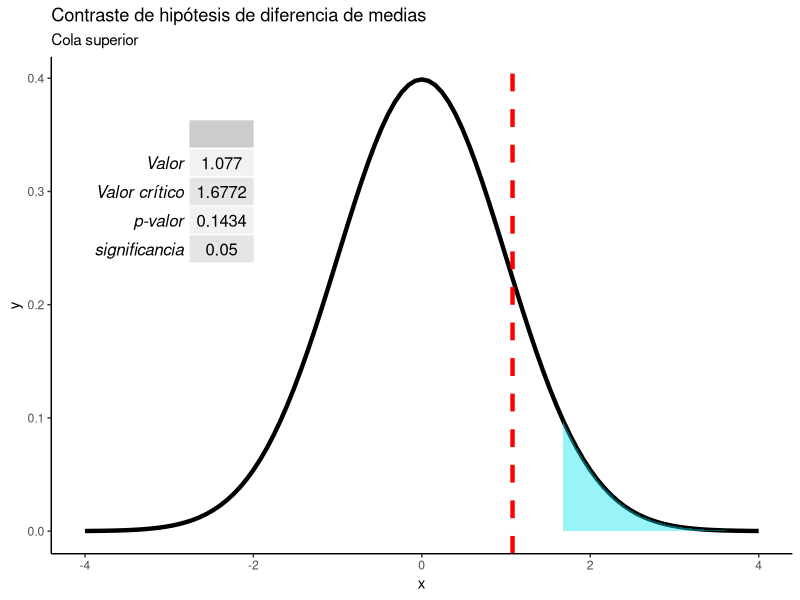
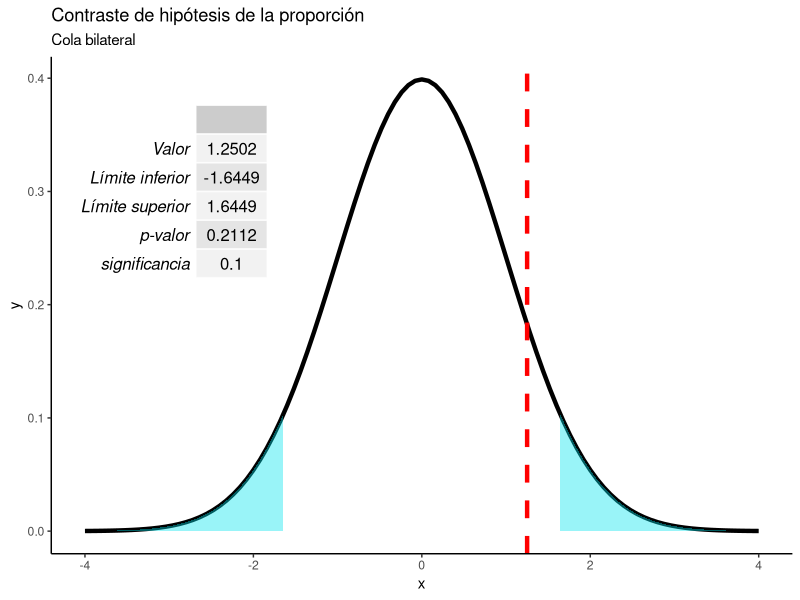
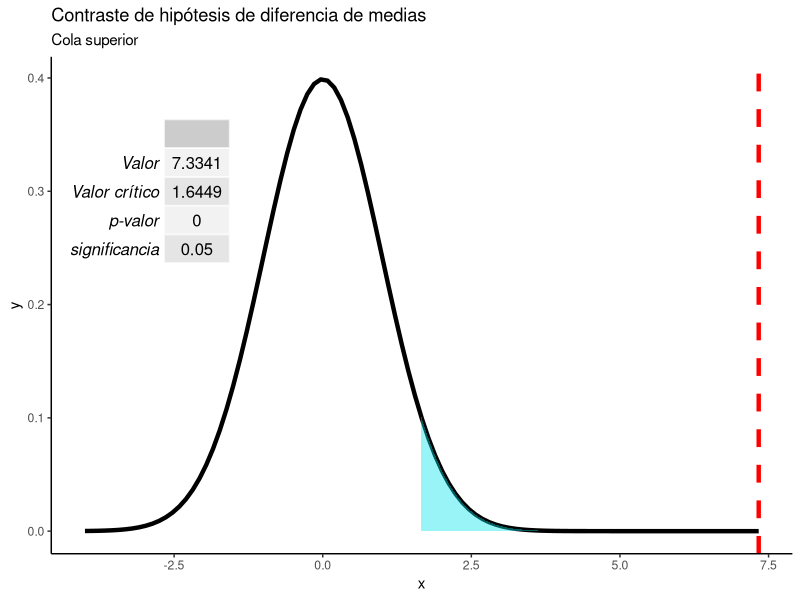
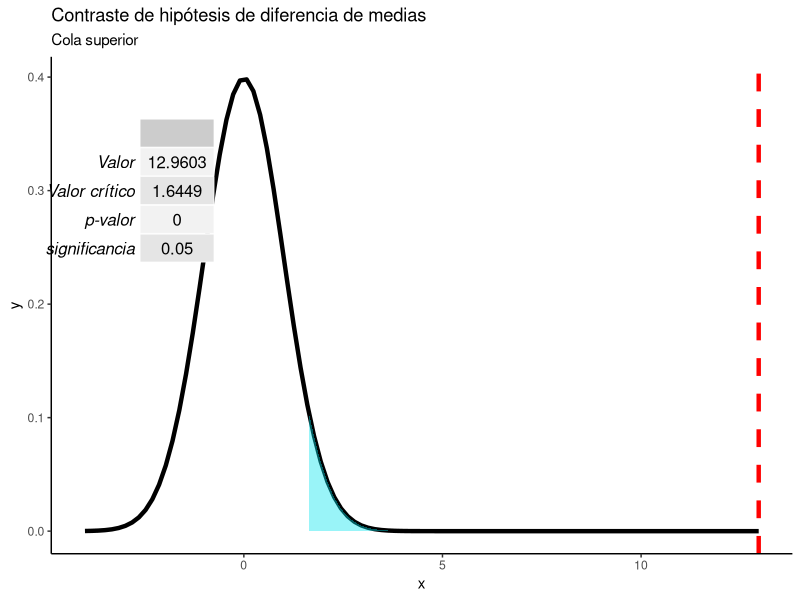
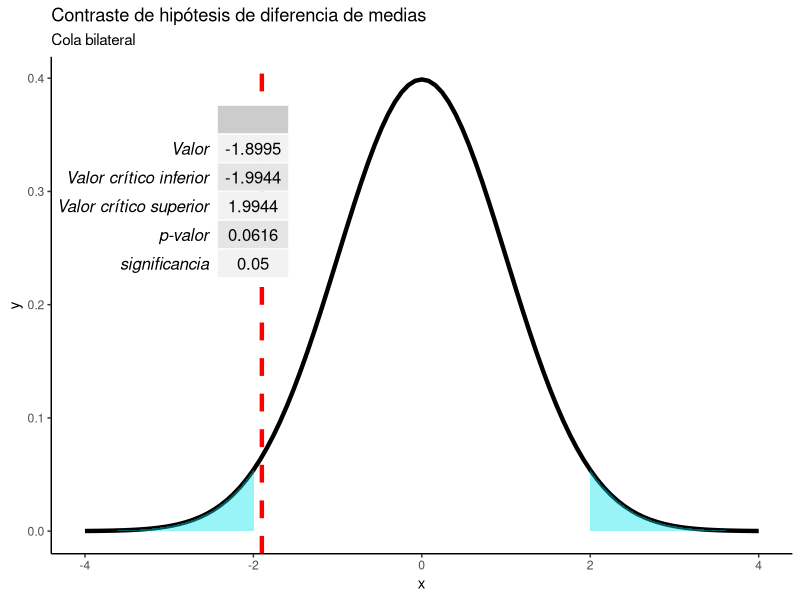
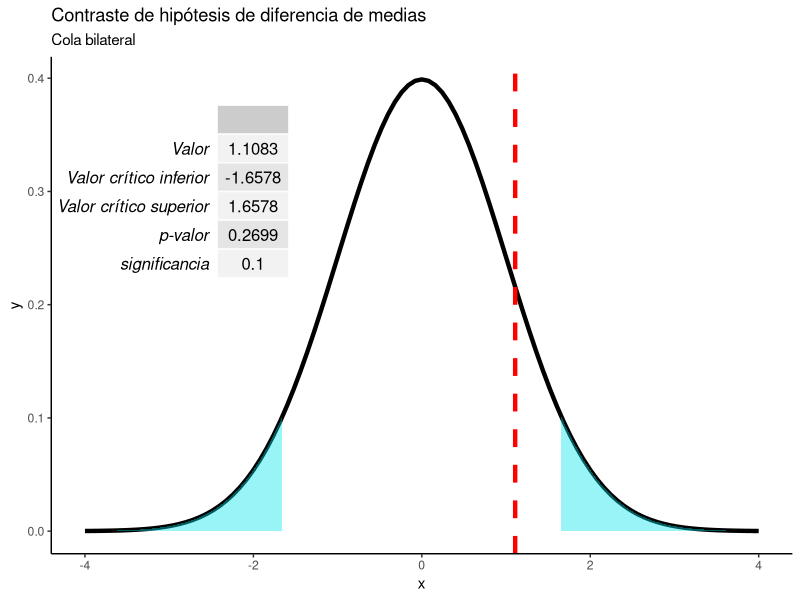
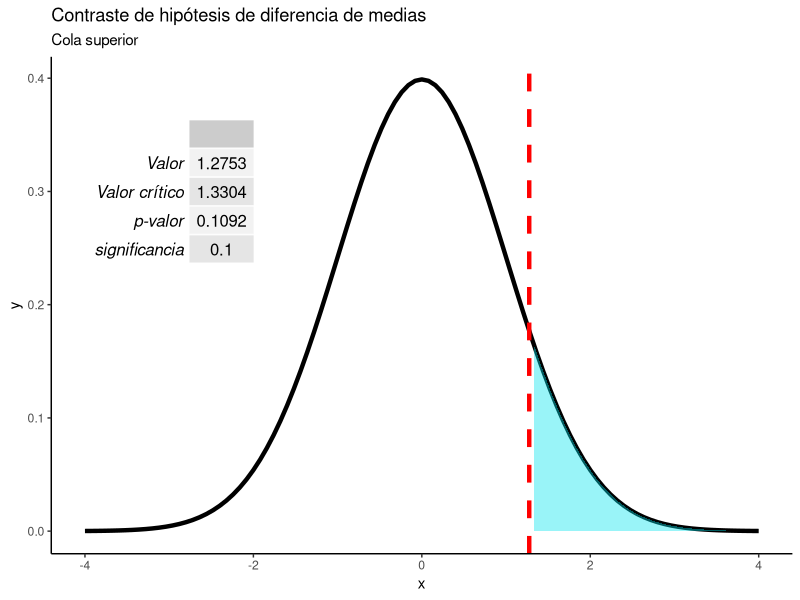
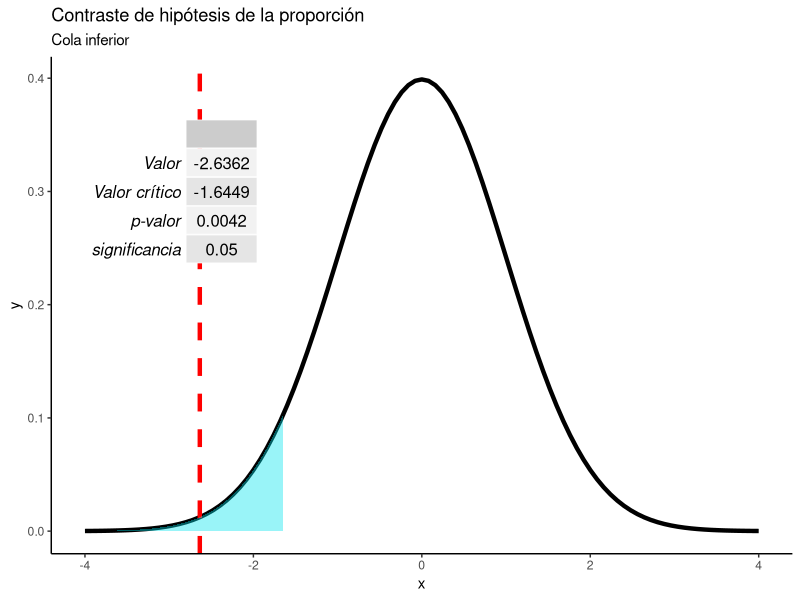

Generate these figures, in order, with R:

contraste_hipotesis2 <- function(media_x, media_y, p_x, p_y, sigma_x, sigma_y, n_x, n_y, CONOCIDAS=TRUE, IGUALES=TRUE, nula =0, significancia, tipo="superior", estadistico = "media"){
  
  # Calcula intervalos de confianza para la diferencia de medias y proporciones
  # Autor: Kamal Romero (karomero@ucm.es)
  #
  # Dependiencias: Necesita las librerias ggplot y gridExtra
  # Args:
  #   media_x: media muestra x
  #   media_y: media muestra y
  #   p_x: proporcion muestra x (debe ser un número estre cero y uno)
  #   p_y: proporcion muestra y (debe ser un número estre cero y uno)
  #   sigma_x: desviación típica muestra x
  #   sigma_y: desviación típica muestra y
  #   n_x: tamaño de la muestra x
  #   n_y: tamaño de la muestra y
  #   confianza: nivel de confianza del intervalo (debe ser un número estre cero y uno)
  #   significancia: nivel de significancia del contraste (debe ser un número estre cero y uno)
  #   estadistico: el estadístico de contraste, de ser "media" o "proporcion" (default = "media")
  #   tipo: si el tipo de contraste es de cola superior, cola inferior o bilateral (default = "superior")
  #   CONOCIDAS: TRUE si las varianzas son conocidas y FALSE en caso contrario (default TRUE)
  #   IGUALES: TRUE si las varianzas son desconocidas e iguales y FALSE en caso contrario (default TRUE)
  #
  # Returns:
  #   Una tabla con los límites del intervalo
  #   Un gráfico con la distribución, los límites y la tabla
  #
  

  library(ggplot2)
  library(gridExtra)
  
  if(estadistico == "media"){
  
# Dos medias, muestras independientes, varianzas poblacionales conocidas   
  
  if(CONOCIDAS == TRUE){
    
# Cola superior
    
    if(tipo=="superior") {

diferencia_medias <- media_x - media_y
dt <- sqrt((sigma_x/n_x)+(sigma_y/n_y))
alfa <- significancia
valor <- (diferencia_medias - nula) / dt
critico <- qnorm(p = alfa, lower.tail = FALSE)
pvalor <- pnorm(valor, lower.tail = FALSE)

    }
    
# Cola inferior

    if(tipo=="inferior") {
      
diferencia_medias <- media_x - media_y
dt <- sqrt((sigma_x/n_x)+(sigma_y/n_y))
alfa <- significancia
valor <- (diferencia_medias - nula) / dt
critico <- qnorm(p = alfa)
pvalor <- pnorm(valor)

    }
    
# Dos colas

    if(tipo=="bilateral") {
      
diferencia_medias <- media_x - media_y
dt <- sqrt((sigma_x/n_x)+(sigma_y/n_y))
alfa <- significancia/2
valor <- (diferencia_medias - nula) / dt
critico <- qnorm(p = alfa, lower.tail = FALSE)
pvalor <- pnorm(abs(valor), lower.tail = FALSE)*2

    }
    
}

# Dos medias, poblaciones independientes, varianzas desconocidas que se supone que son iguales --------

  if(CONOCIDAS == FALSE){
    
# Cola superior
  
  if(tipo=="superior") {

varianza_agrupada <- (((n_x-1)*sigma_x) + ((n_y-1)*sigma_y)) / (n_x + n_y -2)
dt <- sqrt((varianza_agrupada/n_x)+(varianza_agrupada/n_y))
gl <- n_x + n_y -2
diferencia_medias <- media_x - media_y
alfa <- significancia
valor <- (diferencia_medias - nula) / dt
critico <- qt(p = alfa, df = gl, lower.tail = FALSE)
pvalor <- pt(valor, df = gl, lower.tail = FALSE)

  }
  

# Cola inferior

  if(tipo=="inferior") {
    
varianza_agrupada <- (((n_x-1)*sigma_x) + ((n_y-1)*sigma_y)) / (n_x + n_y -2)
dt <- sqrt((varianza_agrupada/n_x)+(varianza_agrupada/n_y))
gl <- n_x + n_y -2
diferencia_medias <- media_x - media_y
alfa <- significancia
valor <- (diferencia_medias - nula) / dt
critico <- qt(p = alfa, df = gl)
pvalor <- pt(valor, df = gl)

  }
  
# Dos colas
  
  if(tipo=="bilateral") {

varianza_agrupada <- (((n_x-1)*sigma_x) + ((n_y-1)*sigma_y)) / (n_x + n_y -2)
dt <- sqrt((varianza_agrupada/n_x)+(varianza_agrupada/n_y))
gl <- n_x + n_y -2
diferencia_medias <- media_x - media_y
alfa <- significancia/2
valor <- (diferencia_medias - nula) / dt
critico <- qt(p = alfa, df = gl, lower.tail = FALSE)
pvalor <- pt(abs(valor), df = gl, lower.tail = FALSE)*2

  }
  
  }
    
    if(tipo=="bilateral") {
      
      tabla <- data.frame(
        "Concepto" = c("Valor", "Valor crítico inferior", "Valor crítico superior", "p-valor", "significancia"),
        "Datos"=c(valor, critico*(-1), critico, pvalor, significancia)
      )
      
      tabla$Datos <-  round(tabla$Datos, digits = 4)
      rownames(tabla) <- tabla[,1]
      tabla[,1] <- NULL
      colnames(tabla) <- ""
      
      p1 <- ggplot(data.frame(x = c(-4, 4)), aes(x = x)) +
        stat_function(fun = dnorm,  size = 1.5) + geom_vline(xintercept = valor, color="red", linetype="dashed", size=1.5) + 
        stat_function(fun = dnorm, geom="area", fill="turquoise2", alpha=0.4, xlim = c(-4,critico*(-1))) +
        stat_function(fun = dnorm, geom="area", fill="turquoise2", alpha=0.4, xlim = c(critico,4)) + 
        annotation_custom(tableGrob(tabla), xmin=-4, xmax=-2, ymin=0.2, ymax=0.4) +
        ggtitle("Contraste de hipótesis de diferencia de medias", subtitle = paste0("Cola ", tipo)) +
        theme_classic()
      
      return(list(Resumen =tabla,p1)) } else {
        
        tabla <- data.frame(
          "Concepto" = c("Valor", "Valor crítico", "p-valor", "significancia"),
          "Datos"=c(valor, critico, pvalor, significancia)
        )
        
        tabla$Datos <-  round(tabla$Datos, digits = 4)
        rownames(tabla) <- tabla[,1]
        tabla[,1] <- NULL
        colnames(tabla) <- ""
      }
        
        if(tipo == "inferior"){
          
          p1 <- ggplot(data.frame(x = c(-4, 4)), aes(x = x)) +
            stat_function(fun = dnorm,  size = 1.5) + geom_vline(xintercept = valor, color="red", linetype="dashed", size=1.5) + 
            stat_function(fun = dnorm, geom="area", fill="turquoise2", alpha=0.4, xlim = c(-4,critico)) + 
            annotation_custom(tableGrob(tabla), xmin=-4, xmax=-2, ymin=0.2, ymax=0.4) +
            ggtitle("Contraste de hipótesis de diferencia de medias", subtitle = paste0("Cola ", tipo)) +
            theme_classic() } else {
              
              p1 <- ggplot(data.frame(x = c(-4, 4)), aes(x = x)) +
                stat_function(fun = dnorm, size = 1.5) + geom_vline(xintercept = valor, color="red", linetype="dashed", size=1.5) + 
                stat_function(fun = dnorm, geom="area", fill="turquoise2", alpha=0.4, xlim = c(critico,4)) + 
                annotation_custom(tableGrob(tabla), xmin=-4, xmax=-2, ymin=0.2, ymax=0.4) +
                ggtitle("Contraste de hipótesis de diferencia de medias", subtitle = paste0("Cola ", tipo)) +
                theme_classic()
            }
        
        return(list(Resumen =tabla,p1))
        
    
}
  
  
# Contrastes de la diferencia entre dos proporciones poblacionales --------

  if(estadistico == "proporcion"){
  
# Cola superior
    
    if(tipo=="superior") {

diferencia_p <- p_x - p_y

p_0 <- ((n_x*p_x)+(n_y*p_y))/(n_x + n_y)

dt <- sqrt(((p_0*(1-p_0))/n_x) + ((p_0*(1-p_0))/n_y) )

alfa <- significancia
nula <- 0
valor <- (diferencia_p - nula) / dt
critico <- qnorm(p = alfa, lower.tail = FALSE)
pvalor <- pnorm(valor, lower.tail = FALSE)

    }
    
# Cola inferior
    
    if(tipo=="inferior") {

diferencia_p <- p_x - p_y

p_0 <- ((n_x*p_x)+(n_y*p_y))/(n_x + n_y)

dt <- sqrt(((p_0*(1-p_0))/n_x) + ((p_0*(1-p_0))/n_y) )

alfa <- significancia 
nula <- 0
valor <- (diferencia_p - nula) / dt
critico <- qnorm(p = alfa)
pvalor <- pnorm(valor)

    }
    
# Dos colas
    
    if(tipo=="bilateral") {

diferencia_p <- p_x - p_y

p_0 <- ((n_x*p_x)+(n_y*p_y))/(n_x + n_y)

dt <- sqrt(((p_0*(1-p_0))/n_x) + ((p_0*(1-p_0))/n_y) )

alfa <- significancia/2
nula <- 0
valor <- (diferencia_p - nula) / dt
critico <- qnorm(p = alfa, lower.tail = FALSE)
pvalor <- pnorm(abs(valor), lower.tail = FALSE)*2 

    }
    
  }
  
  if(tipo=="bilateral") {
    
    tabla <- data.frame(
      "Concepto" = c("Valor", "Límite inferior", "Límite superior", "p-valor", "significancia"),
      "Datos"=c(valor, critico*(-1), critico, pvalor, significancia)
    )
    
    tabla$Datos <-  round(tabla$Datos, digits = 4)
    rownames(tabla) <- tabla[,1]
    tabla[,1] <- NULL
    colnames(tabla) <- ""
    
    p1 <- ggplot(data.frame(x = c(-4, 4)), aes(x = x)) +
      stat_function(fun = dnorm,  size = 1.5) + geom_vline(xintercept = valor, color="red", linetype="dashed", size=1.5) + 
      stat_function(fun = dnorm, geom="area", fill="turquoise2", alpha=0.4, xlim = c(-4,critico*(-1))) +
      stat_function(fun = dnorm, geom="area", fill="turquoise2", alpha=0.4, xlim = c(critico,4)) + 
      annotation_custom(tableGrob(tabla), xmin=-4, xmax=-2, ymin=0.2, ymax=0.4) +
      ggtitle("Contraste de hipótesis de la proporción", subtitle = paste0("Cola ", tipo)) +
      theme_classic()
    
    return(list(Resumen =tabla,p1)) } else {
      
      tabla <- data.frame(
        "Concepto" = c("Valor", "Valor crítico", "p-valor", "significancia"),
        "Datos"=c(valor, critico, pvalor, significancia)
      )
      
      tabla$Datos <-  round(tabla$Datos, digits = 4)
      rownames(tabla) <- tabla[,1]
      tabla[,1] <- NULL
      colnames(tabla) <- ""
      
      if(tipo == "inferior"){
        
        p1 <- ggplot(data.frame(x = c(-4, 4)), aes(x = x)) +
          stat_function(fun = dnorm,  size = 1.5) + geom_vline(xintercept = valor, color="red", linetype="dashed", size=1.5) + 
          stat_function(fun = dnorm, geom="area", fill="turquoise2", alpha=0.4, xlim = c(-4,critico)) + 
          annotation_custom(tableGrob(tabla), xmin=-4, xmax=-2, ymin=0.2, ymax=0.4) +
          ggtitle("Contraste de hipótesis de la proporción", subtitle = paste0("Cola ", tipo)) +
          theme_classic() } else {
            
            p1 <- ggplot(data.frame(x = c(-4, 4)), aes(x = x)) +
              stat_function(fun = dnorm, size = 1.5) + geom_vline(xintercept = valor, color="red", linetype="dashed", size=1.5) + 
              stat_function(fun = dnorm, geom="area", fill="turquoise2", alpha=0.4, xlim = c(critico,4)) + 
              annotation_custom(tableGrob(tabla), xmin=-4, xmax=-2, ymin=0.2, ymax=0.4) +
              ggtitle("Contraste de hipótesis de la proporción", subtitle = paste0("Cola ", tipo)) +
              theme_classic()
          }
      
      return(list(Resumen =tabla,p1))
      
  
    }
  
}



contraste_hipotesis2(media_x = 1078, media_y = 908.2, sigma_x = 633^2, sigma_y = 469.8^2, CONOCIDAS = FALSE, IGUALES = TRUE, nula = 0, significancia = 0.05, estadistico = "media", tipo = "superior", n_x = 25, n_y = 25)

contraste_hipotesis2(p_x = 52/203, p_y = 56/270, n_x = 203, n_y = 270, nula = 0, estadistico = "proporcion", tipo = "bilateral", significancia = 0.1)

#10.8
contraste_hipotesis2(media_x = 85.8, media_y = 71.5, n_x = 151, n_y = 108, sigma_x = 19.13^2, sigma_y = 12.2^2, CONOCIDAS = TRUE, IGUALES = TRUE, nula = 0, significancia = 0.05, estadistico = "media", tipo = "superior")

#10.9
contraste_hipotesis2(media_x = 1.91, media_y = 0.21, n_x = 125, n_y = 86, sigma_x = 1.32^2, sigma_y = 0.53^2, CONOCIDAS = TRUE, IGUALES = TRUE, nula = 0, significancia = 0.05, estadistico = "media", tipo = "superior")

#10.11
contraste_hipotesis2(media_x = 36.21, media_y = 47.56, n_x = 36, n_y = 36, sigma_x = 22.93^2, sigma_y = 27.56^2, CONOCIDAS = FALSE, IGUALES = TRUE, nula = 0, significancia = 0.05, estadistico = "media", tipo = "bilateral")

#10.12
contraste_hipotesis2(media_x = 3.97, media_y = 2.86, n_x = 70, n_y = 51, sigma_x = 6.14^2, sigma_y = 4.29^2, CONOCIDAS = FALSE, IGUALES = TRUE, nula = 0, significancia = 0.1, estadistico = "media", tipo = "bilateral")

#10.13
contraste_hipotesis2(media_x = 9254, media_y = 8167, n_x = 10, n_y = 10, sigma_x = 2107^2, sigma_y = 1681^2, CONOCIDAS = FALSE, IGUALES = TRUE, nula = 0, significancia = 0.1, estadistico = "media", tipo = "superior")

#10.15
contraste_hipotesis2(p_x = .6, p_y = .66, n_x = 900, n_y = 900, nula = 0, estadistico = "proporcion", tipo = "inferior", significancia = 0.05)

#10.16
contraste_hipotesis2(p_x = .384, p_y = .52, n_x = 1556, n_y = 1108, nula = 0, estadistico = "proporcion", tipo = "inferior", significancia = 0.05)

#10.17
contraste_hipotesis2(p_x = 92/368, p_y = 37/116, n_x = 368, n_y = 116, nula = 0, estadistico = "proporcion", tipo = "bilateral", significancia = 0.05)
